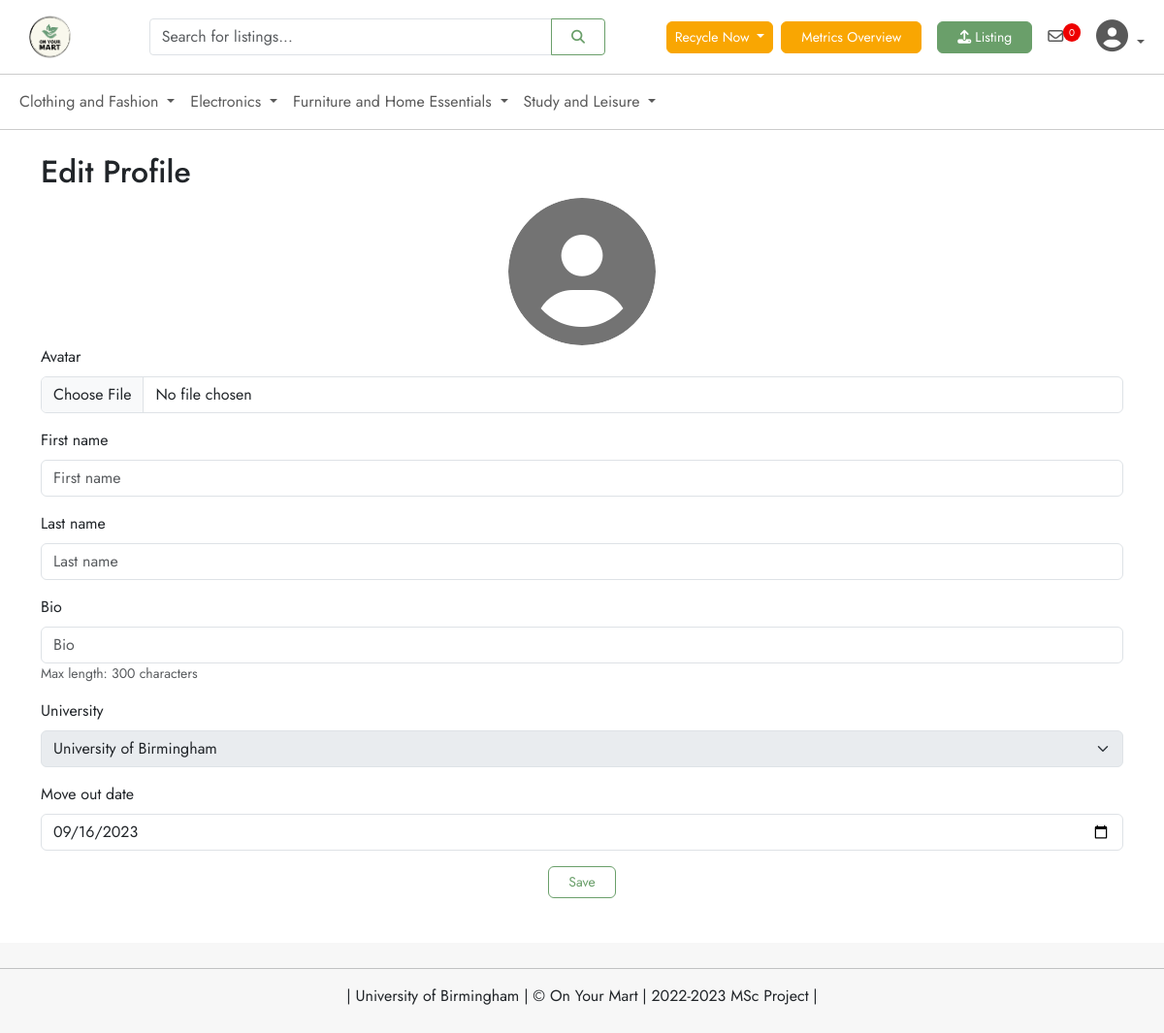
Page /accounts/profile/ (signed in) on the committed database.
### listing/models.py (models this page shows, shortened)
class Category(models.Model):
    name = models.CharField(max_length=100)
    parent = models.ForeignKey('self', null=True, blank=True, on_delete=models.CASCADE)

### user/models.py (models this page shows, shortened)
class CustomUser(AbstractBaseUser, PermissionsMixin):
    first_name = models.CharField(max_length=30, null=True, blank=True)
    last_name = models.CharField(max_length=30, null=True, blank=True)
    email = models.EmailField(unique=True, null=False, blank=False)
    avatar = models.ImageField(upload_to='avatar/', null=True, blank=True)
    bio = models.CharField(max_length=300, null=True, blank=True)
    university = models.ForeignKey(University, null=True, on_delete=models.CASCADE)
    city = models.ForeignKey(City, on_delete=models.CASCADE, null=True)
    move_out_date = models.DateField(null=False, blank=False, default=timezone.now)
    is_staff = models.BooleanField(default=False)
    is_active = models.BooleanField(default=True)
    deleted_at = models.DateTimeField(null=True, blank=True)
    date_joined = models.DateTimeField(default=timezone.now)
    objects = CustomUserManager()
    USERNAME_FIELD = 'email'
    REQUIRED_FIELDS = []

### user/views.py (the view)
# urls.py: path('profile/', views.edit_profile, name='profile'),
@login_required
def edit_profile(request):
    if request.method == 'POST':
        form = UserProfileForm(request.POST, request.FILES, instance=request.user)
        if form.is_valid():
            user = form.save()
            messages.success(request, 'Your profile has been updated successfully.')
            return redirect('profile')
    else:
        form = UserProfileForm(instance=request.user)
    return render(request, 'edit_profile.html', {'form': form})

### user/forms.py (shortened to what this page needs)
class UserProfileForm(forms.ModelForm):
    def __init__(self, *args, **kwargs):
        self.user = kwargs.pop('user', None)
        super(UserProfileForm, self).__init__(*args, **kwargs)
        if self.user and self.user.university:
            self.fields['university'].queryset = University.objects.filter(id=self.user.university.id)
        self.fields['university'].disabled = True
    bio = forms.CharField(required=False, help_text='Max length: 300 characters')
    move_out_date = forms.DateField(
        required=True,
        widget=forms.DateInput(attrs={'type': 'date'}),
    )
    class Meta:
        model = CustomUser
        fields = ['avatar', 'first_name', 'last_name', 'bio', 'university', 'move_out_date']

### listing/context_processors.py (called while the page is built)
def categories(request):
    return {
        'categories': Category.objects.filter(parent=None)
    }

### user/models.py (called while the page is built)
    def get_queryset(self):
        return super().get_queryset().filter(deleted_at__isnull=True)  # fetching only the active users (metrics)

    def __str__(self):
        return self.name

### user/templates/edit_profile.html (shortened to what this page needs)
{% extends 'base.html' %}
{% load django_bootstrap5 %}
{% block content %}
    <div class="container mt-4">
        <h2>Edit Profile</h2>
        <form method="post" enctype="multipart/form-data" novalidate>
            <div class="text-center">
                <div class="avatar-container">
                    {% if user.avatar %}
                        <img id="avatarPreview" src="{{ user.avatar.url }}" alt="avatar"
                             class="img-fluid rounded-circle avatar-img">
                    {% else %}
                        <i id="avatarPreview" class="fa-solid fa-circle-user"
                           style="font-size: 152px; color: #737373;"></i>
                    {% endif %}
                </div>
            </div>
            {% bootstrap_field form.avatar %}
            {% bootstrap_field form.first_name %}
            {% bootstrap_field form.last_name %}
            {% bootstrap_field form.bio %}
            {% bootstrap_field form.university %}
            {% bootstrap_field form.move_out_date %}
            <div class="text-center">
                {% bootstrap_button 'Save' button_type="submit" button_class="btn-primary" %}
            </div>
        </form>
    </div>
{% endblock %}

### templates/base.html (shortened to what this page needs)
{% load django_bootstrap5 %}
{% load django_bootstrap5 %}
{% load django_bootstrap5 %}
{% load static %}
{% load django_bootstrap5 %}
{% bootstrap_css %}
<!DOCTYPE html>
<html lang="en">
<head>
    <link href="{% static 'fontawesomefree/css/all.min.css' %}" rel="stylesheet" type="text/css">
    <link rel="stylesheet" href="{% static 'css/style.css' %}">
</head>
<body>
<div class="wrapper">
    <nav class="navbar navbar-expand-lg navbar-light custom-nav">
        <div class="container-fluid">
            <a class="navbar-brand" href="{% url 'home' %}">
                <img src="{% static 'image/logo.png' %}" alt="logo" width="79" height="60">
            </a>
            <div class="search-bar">
                <form class="input-group" action="{% url 'search_listing' %}" method="get">
                    <input class="form-control" type="search" placeholder="Search for listings..."
                           aria-label="Search" name="query" value="{{ request.GET.query }}">
                    <button class="btn btn-primary" type="submit"><i class="fas fa-search"></i></button>
                </form>
            </div>
            <div class="ml-auto">
                <ul class="navbar-nav">
                    <li class="nav-item dropdown">
                        <a class="nav-link dropdown-toggle btn edu-function" href="#" id="recycleNowDropdown"
                           data-bs-toggle="dropdown">
                            Recycle Now
                        </a>
                    </li>
                    <li>
                        <a class="nav-link" href="{% url 'kpi_overview' %}">
                            <button class="btn edu-function">Metrics Overview</button>
                        </a>
                    </li>
                    {% if user.is_authenticated %}
                        <li>
                            <a class="nav-link" href="{% url 'create_listing' %}">
                                <button class="btn btn-eye-catching">
                                    <i class="fa-solid fa-upload"></i>
                                    Listing
                                </button>
                            </a>
                        </li>
                        <li class="nav-item">
                            <a class="nav-link" href="{% url 'chatroom_without_id' %}">
                                <i class="fa-regular fa-envelope"></i>
                                <span class="notification-badge" id="message-notification-badge">0</span>
                            </a>
                        </li>
                        <li class="nav-item dropdown">
                            <a class="hello-btn nav-link dropdown-toggle" href="#" id="navbarDropdownMenuLink"
                               data-bs-toggle="dropdown">
                                {% if user.avatar %}
                                    <img src="{{ user.avatar.url }}" alt="avatar" class="avatar-img small-avatar">
                                {% else %}
                                    <i class="fas fa-user-circle" style="font-size: 33px;"></i>
                                {% endif %}
                            </a>
                        </li>
                    {% endif %}
                </ul>
            </div>
        </div>
    </nav>
    <nav class="navbar navbar-expand-lg navbar-light custom-dropdown-menu">
        <div class="container-fluid">
            <div class="collapse navbar-collapse" id="categoriesNavbar">
                <ul class="navbar-nav">
                    {% for category in categories %}
                        <li class="nav-item dropdown">
                            <a class="nav-link dropdown-toggle" href="#" id="navbarDropdownMenuLink_{{ category.name }}"
                               data-bs-toggle="dropdown" aria-expanded="false">
                                {{ category.name }}
                            </a>
                        </li>
                    {% endfor %}
                </ul>
            </div>
        </div>
    </nav>
    <main>
        {% block content %}
        {% endblock %}
    </main>
    <footer>
        <hr>
        <p class="text-center"> | University of Birmingham | &copy; On Your Mart | 2022-2023 MSc Project |</p>
    </footer>
</div>
</body>
</html>

### static/css/style.css (style rules this page uses)
html, body { height: 100%; margin: 0; padding: 0; }
body { display: flex; flex-direction: column; }
.wrapper { min-height: 100%; display: flex; flex-direction: column; }
main { flex: 1; }
footer { margin-top: 30px; background-color: #f7f7f7; padding: 10px 0; }
body, h1, h2, h3, h4, h5, h6, p { font-family: 'Jost', sans-serif; }
.navbar-brand { padding: 0; margin: 0; display: inline; }
.navbar-brand img { display: block; }
.custom-nav { background-color: #ffffff; border-bottom: 1px solid #cccccc; }
.custom-nav .navbar-nav { align-items: center; margin: 0; padding: 0; }
.custom-dropdown-menu { background-color: #ffffff; border-bottom: 1px solid #cccccc; }
.search-bar { display: flex; justify-content: center; align-items: center; width: 40%; }
.search-bar .input-group { margin: 0; padding: 0; }
.search-bar .form-control { border-radius: 0.25rem 0 0 0.25rem; }
.search-bar .btn-primary { border-radius: 0 0.25rem 0.25rem 0; }
.btn-primary { background-color: #ffffff; color: #6a9f6a; font-size: 14px; border: 1px solid #6a9f6a; text-align: center; padding: 5px 20px; display: inline-block; outline: none; transition: background-color 0.3s, color 0.3s, border-color 0.3s, transform 0.3s; }
.btn-eye-catching { background-color: #6a9f6a; color: #ffffff; font-size: 14px; border: 1px solid #6a9f6a; text-align: center; padding: 5px 20px; display: inline-block; outline: none; transition: background-color 0.3s, color 0.3s, border-color 0.3s, transform 0.3s; }
.edu-function { background-color: #f9a602; color: #ffffff; font-size: 14px; border: 1px solid #f9a602; text-align: center; padding: 5px 20px; display: inline-block; outline: none; transition: background-color 0.3s, color 0.3s, border-color 0.3s, transform 0.3s; }
.avatar-container { width: 152px; height: 152px; position: relative; display: inline-block; border-radius: 50%; overflow: hidden; text-align: center; line-height: 152px; }
.notification-badge { background-color: #ee0000; color: #ffffff; padding: 2px 6px; border-radius: 12px; font-size: 10px; vertical-align: super; margin-left: -5px; }
.container-fluid { margin-top: auto; }

### rows in the picture
Category: name "Clothing and Fashion"
Category: name "Electronics"
Category: name "Furniture and Home Essentials"
Category: name "Study and Leisure"
CustomUser: university "University of Birmingham", move_out_date "09/16/2023"
